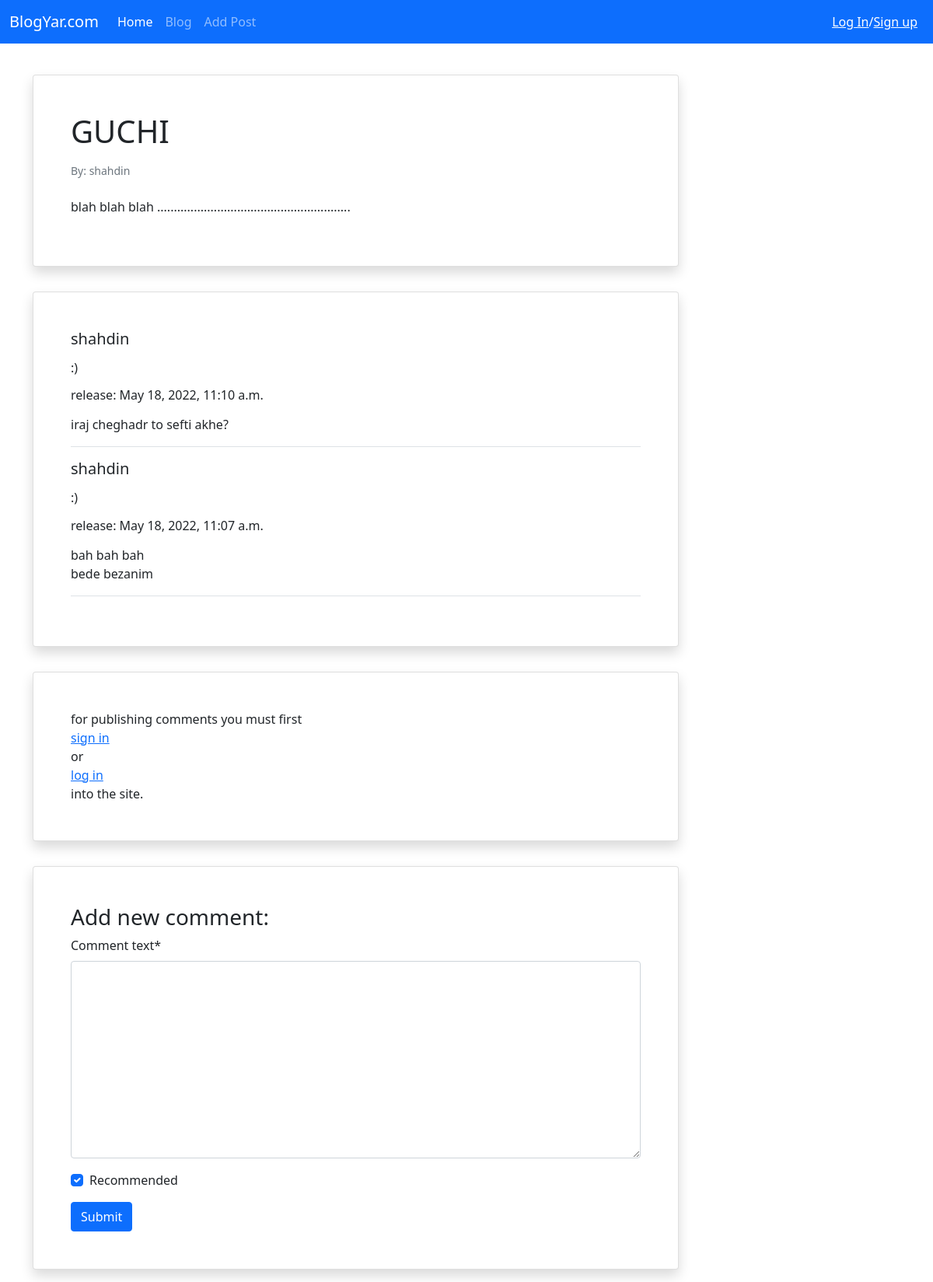
/2, run on the app's committed database.
### Blog/models.py (models this page shows, shortened)
class Post(models.Model):
    STATUS_CHOICES = (
        ('pub', 'published'),
        ('drf', 'draft'),
    )
    title = models.CharField(max_length=100)
    text = models.TextField()
    author = models.ForeignKey(get_user_model(), on_delete=models.CASCADE)
    date_created = models.DateTimeField(auto_now_add=True)
    datetime_modified = models.DateTimeField(auto_now=True)
    status = models.CharField(choices=STATUS_CHOICES, max_length=10)

class Comment(models.Model):
    user = models.ForeignKey(get_user_model(), on_delete=models.CASCADE)
    comment_text = models.TextField()
    post = models.ForeignKey(Post, on_delete=models.CASCADE, related_name='comments')
    datetime_comment = models.DateTimeField(auto_now_add=True)
    is_active = models.BooleanField(default=True)
    recommended = models.BooleanField(default=True)

### Blog/views.py (the view)
# urls.py: path('<int:pk>', post_detail_view, name='post_detail_view'),
def post_detail_view(request, pk):
    post_detail = get_object_or_404(Post, pk=pk)
    comments = post_detail.comments.all().order_by('-datetime_comment')
    if request.method == 'POST':
        comment_form = CommentForm(request.POST)
        if comment_form.is_valid():
            new_comment = comment_form.save(commit=False)
            new_comment.post = post_detail
            new_comment.user = request.user
            new_comment.save()
            comment_form = CommentForm()
    else:
        comment_form = CommentForm()
    dic = {
        'post_detail': post_detail,
        'comments': comments,
        'comment_form': comment_form,
    }
    return render(request, 'blog/post_detail.html', dic)

### Blog/forms.py
class CommentForm(forms.ModelForm):
    class Meta:
        model = Comment
        fields = ['comment_text', 'recommended']

### Blog/templates/blog/post_detail.html (shortened to what this page needs)
{% extends '_base.html' %}
{% load crispy_forms_tags %}
{% block content %}
    <div class="container mt-4">
        <div class="row">
            <div class="col-9">
                <div class="card shadow my-3 p-5">
                    <h1>{{ post_detail.title }}</h1>
                    <p class="small text-muted mt-2">By: {{post_detail.author}}</p>
                    <p class="mt-2">{{post_detail.text}}</p>
                </div>
                {% if comments %}
                <div class="d-flex justify-content-center">
                    <div class="card shadow my-3 p-5 w-sm-75 w-100" id="comments_box">
                         {% for i in comments %}
                            {% if i.is_active %}
                            <div class="border-bottom mb-3" id="each_comments_box">
                                <h5 class="mb-3">{{ i.user.username }}</h5>
                                {% if i.recommended %}
                                    <div class="happy_face"><h6 class="mb-3">:)</h6></div>
                                {% elif not i.recommended %}
                                    <div class="sad_face"><h6 class="mb-3">:(</h6></div>
                                {% endif %}
                                <h6 class="mb-3">release: {{ i.datetime_comment }}</h6>
                                <p>{{ i.comment_text|linebreaks }}</p>
                            </div>
                            {% endif %}
                         {% endfor %}
                    </div>
                </div>
                {% endif %}
                {% if not user.is_authenticated %}
                     <div class="d-flex justify-content-center">
                        <div class="card shadow my-3 p-5 w-sm-75 w-100" id="comments_box">
                         for publishing comments you must first <a href="{% url 'signup' %}">sign in</a> or <a href="{% url 'login' %}">log in</a> into the site.
                        </div>
                     </div>
                {% endif %}
                <div class="card shadow my-3 p-5">
                    <h3>Add new comment:</h3>
                    <form method="POST">
                        {{ comment_form|crispy}}
                        <button type="submit" class="btn btn-primary">Submit</button>
                    </form>
                </div>
            </div>
        </div>
    </div>
{% endblock content %}

### data on the page
Post: title "GUCHI", author "shahdin", text "blah blah blah .........................................................."
Comment: user.username "shahdin", datetime_comment "May 18, 2022, 11:10 a.m.", comment_text "iraj cheghadr to sefti akhe?"
Comment: user.username "shahdin", datetime_comment "May 18, 2022, 11:07 a.m.", comment_text "bah bah bah bede bezanim"
